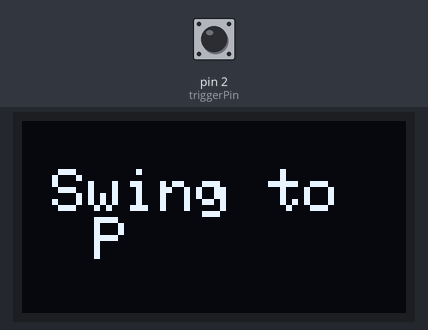
A sketch run on a simulated Arduino Uno, built with avr-gcc and run on an emulated ATmega328P. On the bench: 128×64 one-colour display. The inputs (shaded band) are chosen by the test bench; at power-on: pin 2 (triggerPin) LOW. What the sketch prints to the serial monitor is not drawn.

Above: at 1.29 s.
1.3 s: pin 2 (triggerPin) driven HIGH
At 2.3 s:
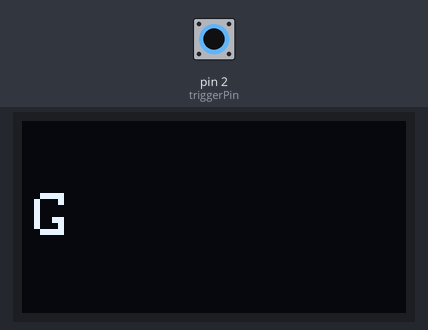
2.9 s: pin 2 (triggerPin) driven LOW
At 4.7 s:
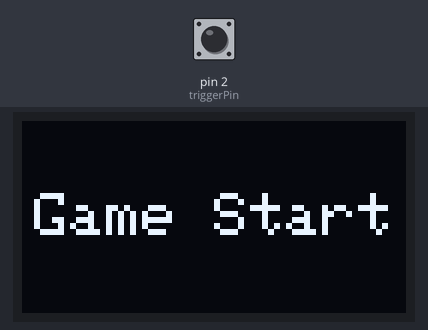
5.0 s: pin 2 (triggerPin) driven HIGH
At 6.1 s:
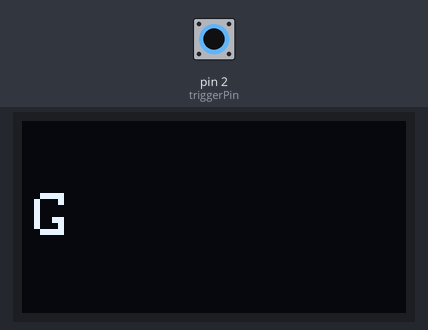
6.5 s: pin 2 (triggerPin) pulsed LOW 2 times (0.12 s each, 0.3 s apart)
At 6.67 s:
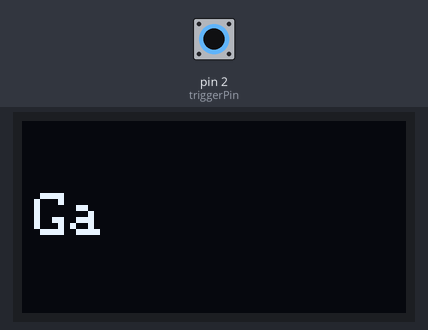
Timing chart, 0 to 9.5 s (numbered marks = the images above; inputs shaded):
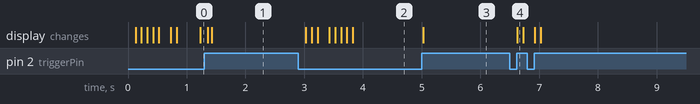

The sketch:

BopMain.ino
```cpp
#include <SPI.h>
#include <Wire.h>
#include <Adafruit_GFX.h>
#include <Adafruit_SSD1306.h>

#define SCREEN_WIDTH 128 // OLED display width, in pixels
#define SCREEN_HEIGHT 64 // OLED display height, in pixels
#define triggerPin 2

// Declaration for SSD1306 display connected using software SPI (default case):
#define OLED_MOSI   11 // MOSI pin
#define OLED_CLK    13 // SCK (Serial Clock) pin
#define OLED_DC     10 // Arbitrary Digital
#define OLED_CS     8 // Arbitrary Digital
#define OLED_RESET  0  // We're not even using.
Adafruit_SSD1306 display(SCREEN_WIDTH, SCREEN_HEIGHT, OLED_MOSI, OLED_CLK, OLED_DC, OLED_RESET, OLED_CS);

unsigned long drawChar_StMs = 0;
#define TEXT_PRINT_DELAY 100//Speed of individually printing every character.

unsigned long CntDwnMs = 0;
#define CntDwnInt 200//


uint8_t charIndex = 0;
String currentStr = "";
bool gameStarted = false;
bool displayGameStart = false;
bool countDown = false;

void setup() {
  Serial.begin(9600);
  pinMode(triggerPin, INPUT);
  // SSD1306_SWITCHCAPVCC = generate display voltage from 3.3V internally
  if (!display.begin(SSD1306_SWITCHCAPVCC)) {
    Serial.println(F("SSD1306 allocation failed"));
    for (;;); // Don't proceed, loop forever
  }
  display.clearDisplay();
  display.setTextSize(1);      // Normal 1:1 pixel scale
  display.setTextColor(SSD1306_WHITE); // Draw white text


}

void writeTextInt(String str) {
  if (charIndex == 0) {
    display.clearDisplay();
    centerText(display, str);
  }
  unsigned long currentMillis = millis();
  if (currentMillis - drawChar_StMs >= TEXT_PRINT_DELAY) {
    drawChar_StMs = currentMillis;
    if (charIndex < str.length()) {
      display.write(str[charIndex]);
      display.display();
      charIndex++;
    }
  }
  if (charIndex >= str.length()) {
    delay(1000);
    charIndex = 0;
    displayGameStart = false; // Reset the displayGameStart flag after the text is fully displayed
  }
}

void writeTextCenter(String str){
  unsigned long currentMillis = millis();
  if (currentMillis - CntDwnMs >= CntDwnInt) {
    CntDwnMs = currentMillis;
    centerText(display, str);
    display.print(str);
    display.display();
  }
}

void centerText(Adafruit_SSD1306 &display, String str) { // Access display object by address to modify
  int16_t x = 0, y = 0;
  int16_t x1, y1;
  uint16_t w, h;
  display.getTextBounds(str, x, y, &x1, &y1, &w, &h);
  display.setCursor(x + SCREEN_WIDTH / 2 - w / 2, y + SCREEN_HEIGHT / 2 - h / 2);
}

void startIdleLoop() {
  if (!gameStarted && !displayGameStart) {
    display.setTextSize(2);
    currentStr = "Swing to\n  Play...";
    writeTextInt(currentStr);
  }
}

unsigned long cntDwnStartTime = 0;
bool markDone[10];//initialize bool of count
void cntDwnFn(int count){
  if (countDown){
    unsigned long currentMillis = millis();
    if (cntDwnStartTime==0){
      cntDwnStartTime = currentMillis;
    }
    int j=1;
    for(int i=count; i>=0;i--){
      if ((cntDwnStartTime - currentMillis>=j*CntDwnInt)&&!markDone[i]){
        char temp[] = {i};
        writeTextCenter(String(i));
        Serial.println(temp);
        Serial.println(i);
        markDone[i]=true;
        j++;
      }
    }
  }
}

void loop() {
  char received = Serial.read();
  //(received == 'X')||
  if (digitalRead(triggerPin)==1){
    gameStarted = true;
    displayGameStart = true;
    charIndex = 0; // Reset charIndex to start displaying "Game Start" from the beginning
  }

  if (displayGameStart) {
    writeTextInt("Game Start");
    countDown = true;
    cntDwnFn(3);
    //Modify here
    unsigned long currentMillis = millis();

  } else {
    startIdleLoop();
  }

}
```

Measured:
- after the input at 1.3 s, the display: first changes after 0.05 s (image 1 shows a later state)
- after the input at 2.9 s, the display: first changes after 0.13 s (image 2 shows a later state)
- after the input at 5.0 s, the display: changes at once (image 3)
- after the input at 6.5 s, the display: changes after 0.13 s (image 4)
